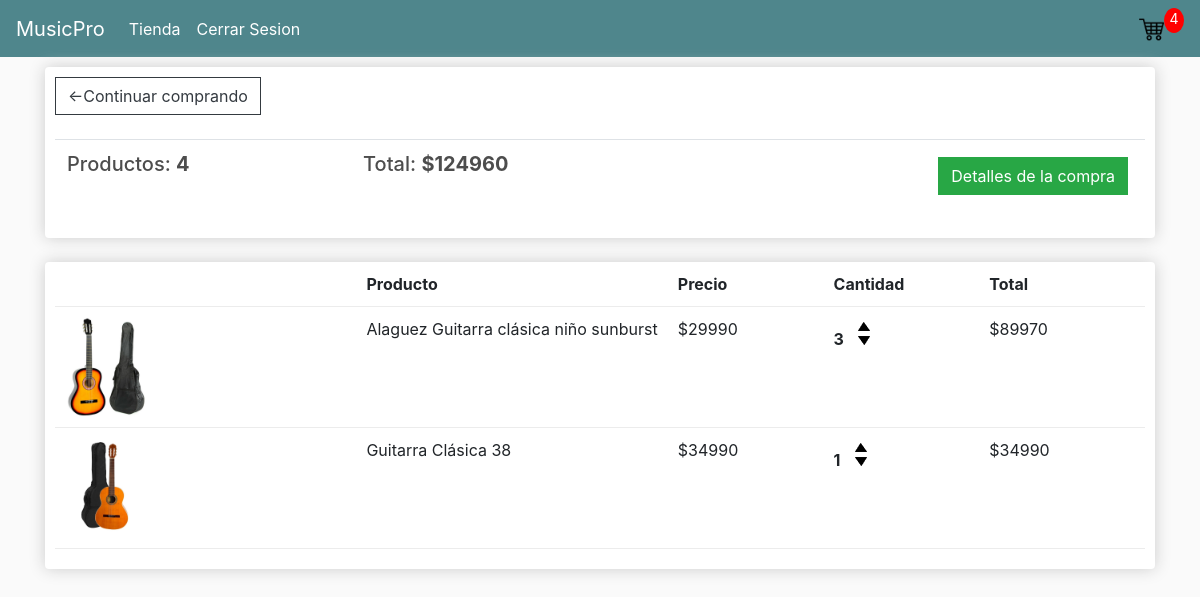
The app's page /cart/ (signed in), older data.
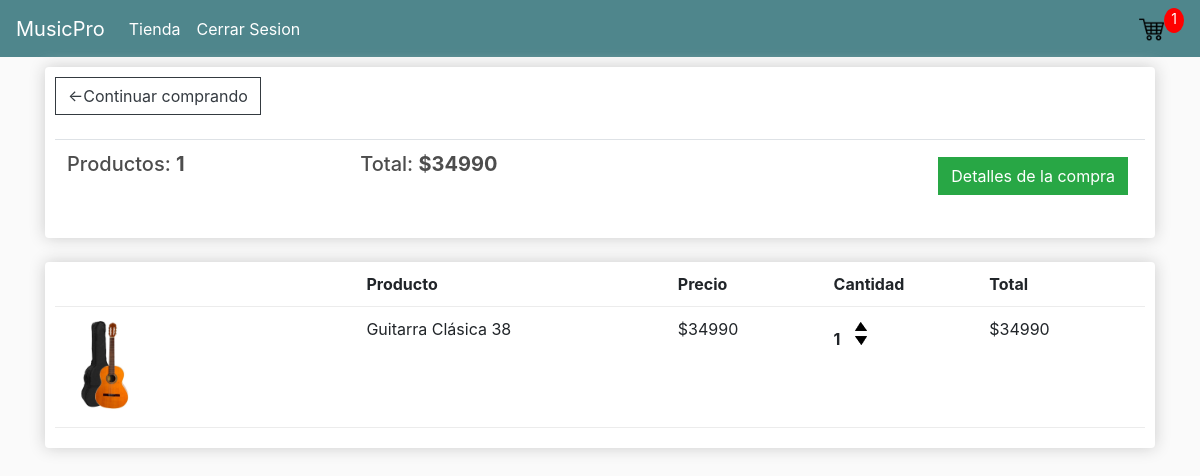
The same page, newer data.
### TiendaMPRO/models.py (models this page shows, shortened)
class OrdenDeCompra(models.Model):
    customer = models.ForeignKey(Usuario, on_delete=models.SET_NULL, blank=True, null=True)
    date_orderd= models.DateTimeField(auto_now_add=True)
    complete = models.BooleanField(default=False, null=True, blank=False)
    retiroTienda = models.BooleanField(default=False, null=True, blank=False)
    transaction_id=  models.CharField(max_length=200, null=True)
    @property
    def get_total_carro(self):
        orderitems = self.productopedido_set.all()
        total = sum([item.get_total for item in orderitems])
        return total
    @property
    def get_carro_productos(self):
        orderitems = self.productopedido_set.all()
        total = sum ([item.cantidad for item in orderitems])
        return total

class ProductoPedido(models.Model):
    producto = models.ForeignKey(Producto, on_delete=models.SET_NULL, blank=True, null=True)
    orden = models.ForeignKey(OrdenDeCompra, on_delete=models.SET_NULL, blank=True, null=True)
    cantidad = models.IntegerField(default=0, null=True, blank=True)
    fecha_pedido = models.DateTimeField(auto_now_add=True)
    @property
    def get_total(self):
        total = self.producto.precio * self.cantidad
        return total

class Producto(models.Model):
    nom_prod = models.CharField(validators=[MinLengthValidator(3)], max_length=40,verbose_name="Nombre de Producto")
    tipo_prod = models.ForeignKey(TipoProducto, on_delete=models.CASCADE)
    descripcion = models.TextField(max_length=1500,null=True,blank=True)
    precio = models.FloatField(default=0.0)
    imagen = models.ImageField(upload_to="images/producto",null=True,blank=True)
    @property
    def imageURL(self):
        try:
            url = self.imagen.url
        except:
            url = ''
        return url

### TiendaMPRO/views.py (the view)
# urls.py: path('cart/', views.cart, name='cart'),
@login_required
def cart(request):
    if request.user.is_authenticated:
        customer = request.user
        order, created = OrdenDeCompra.objects.get_or_create(customer=customer, complete=False)
        items = order.productopedido_set.all()
        itemsCarrito = order.get_carro_productos
    else:
        items = []
        order= {'get_total_carro': 0, 'get_carro_productos': 0}
        itemsCarrito = order['get_carro_productos']
    context = {'items': items, 'order': order, 'itemsCarrito': itemsCarrito}
    return render(request, 'TiendaMPRO/cart.html', context)

### TiendaMPRO/models.py (called while the page is built)
    def __str__(self):
        return f'{self.nombre}'

    @property
    def is_staff(self):
        return self.usuario_admin

### TiendaMPRO/templates/TiendaMPRO/cart.html
{% extends 'TiendaMPRO/main.html' %}
{% load static %}
{% block content %}
<div class="row">
    <div class="col-lg-12">
        <div class="box-element">
            <a href="{% url 'store' %}" class="btn btn-outline-dark">&#x2190;Continuar comprando</a>
            <br>
            <br>
            <table class="table">
                <tr>
                    <th><h5>Productos: <strong>{{order.get_carro_productos}}</strong></h5></th>
                    <th><h5>Total: <strong>$</strong><strong>{{order.get_total_carro|floatformat:0}}</strong></h5></th>
                    <th>
                        <a style="float: right; margin: 5px;"
                        class="btn btn-success" href="{% url 'checkout' %}">Detalles de la compra</a>
                    </th>
                </tr>
            </table>
        </div>
        <br>
        <div class="box-element">
            <div class="cart-row">
                <div style="flex:2"></div>
                <div style="flex:2"><strong>Producto</strong></div>
                <div style="flex:1"><strong>Precio</strong></div>
                <div style="flex:1"><strong>Cantidad</strong></div>
                <div style="flex:1"><strong>Total</strong></div>
            </div>
            {% for item in items %}
            <div class="cart-row">
                <div style="flex:2"><img class="row-image" src="{{item.producto.imageURL}}"></div>
                <div style="flex:2"><p>{{item.producto.nom_prod}}</p></div>
                <div style="flex:1"><p>${{item.producto.precio|floatformat:0}}</p></div>
                <div style="flex:1">
                    <p class="quantity">{{item.cantidad}}</p>
                    <div class="quantity">
                        <img data-product="{{item.producto.id}}" data-action="agregar" class="chg-quantity update-cart" src="{% static  'image/arrow-up.png' %}">
                        <img data-product="{{item.producto.id}}" data-action="quitar" class="chg-quantity update-cart" src="{% static  'image/arrow-down.png' %}">
                    </div>
                </div>
                <div style="flex:1"><p>${{item.get_total|floatformat:0}}</p></div>
            </div>
            {% endfor %}
    </div>
</div>
{% endblock %}

### TiendaMPRO/templates/TiendaMPRO/main.html (shortened to what this page needs)
<!DOCTYPE html>
{% load static %}
<html>
<head>
	<link rel="stylesheet" href="https://stackpath.bootstrapcdn.com/bootstrap/4.4.1/css/bootstrap.min.css">
	<link rel="stylesheet" type="text/css" href="{% static 'css/main.css' %}">
</head>
<body>
    <nav class="navbar navbar-expand-lg navbar-dark bg-dark">
        <a class="navbar-brand" href="{% url 'store' %}">MusicPro</a>
        <div class="collapse navbar-collapse" id="navbarSupportedContent">
          <ul class="navbar-nav mr-auto">
            {% if user.is_authenticated %}
            <li class="nav-item active">
              <a class="nav-link" href="{% url 'store' %}">Tienda <span class="sr-only">(current)</span></a>
            </li>
            <li class="nav-item active">
              <a class="nav-link" href="{% url 'logout_usuario' %}">Cerrar Sesion</a>
            </li>
            {% endif %}
          </ul>
          {% if user.is_authenticated %}
            <div class="form-inline my-2 my-lg-0">
                <a href="{% url 'cart' %}">
                <img  id="cart-icon" src="{% static 'image/cart.png' %}">
                </a>
                <p id="cart-total">{{itemsCarrito}}</p>
            </div>
            {% endif %}
        </div>
      </nav>
    <div class="container">
        {% block content %}
        {% endblock content %}
    </div>
</body>
</html>

### TiendaMPRO/static/css/main.css (style rules this page uses)
body { background-color: hsl(0, 0%, 98%); }
h1,h2,h3,h4,h5,h6 { color:hsl(0, 0%, 30%); }
.box-element { box-shadow:hsl(0, 0%, 80%) 0 0 16px; background-color: #fff; border-radius: 4px; padding: 10px; }
.bg-dark { background-color: #4f868c!important; }
#cart-icon { width:25px; display: inline-block; margin-left: 15px; }
#cart-total { display: block; text-align: center; color:#fff; background-color: red; width: 20px; height: 25px; border-radius: 50%; font-size: 14px; }
.col-lg-4, .col-lg-6, .col-lg-8, .col-lg-12 { margin-top: 10px; }
.btn { border-radius: 0; }
.row-image { width: 100px; }
.cart-row { display: flex; align-items: flex-stretch; padding-bottom: 10px; margin-bottom: 10px; border-bottom: 1px solid #ececec; }
.quantity { display: inline-block; font-weight: 700; padding-right:10px; }
.chg-quantity { width: 12px; cursor: pointer; display: block; margin-top: 5px; transition:.1s; }

Row changes from the older to the newer data that the page shows:
removed OrdenDeCompra: get_carro_productos "4", get_total_carro "124960"
no longer on this page (row edited): ProductoPedido: producto.imageURL (picture), producto.nom_prod "Alaguez Guitarra clásica niño sunburst", producto.precio "29990", cantidad "3", get_total "89970"
added OrdenDeCompra: get_carro_productos "1", get_total_carro "34990"
Text that changed along with them:
{{ itemsCarrito }}: "4" → "1"
